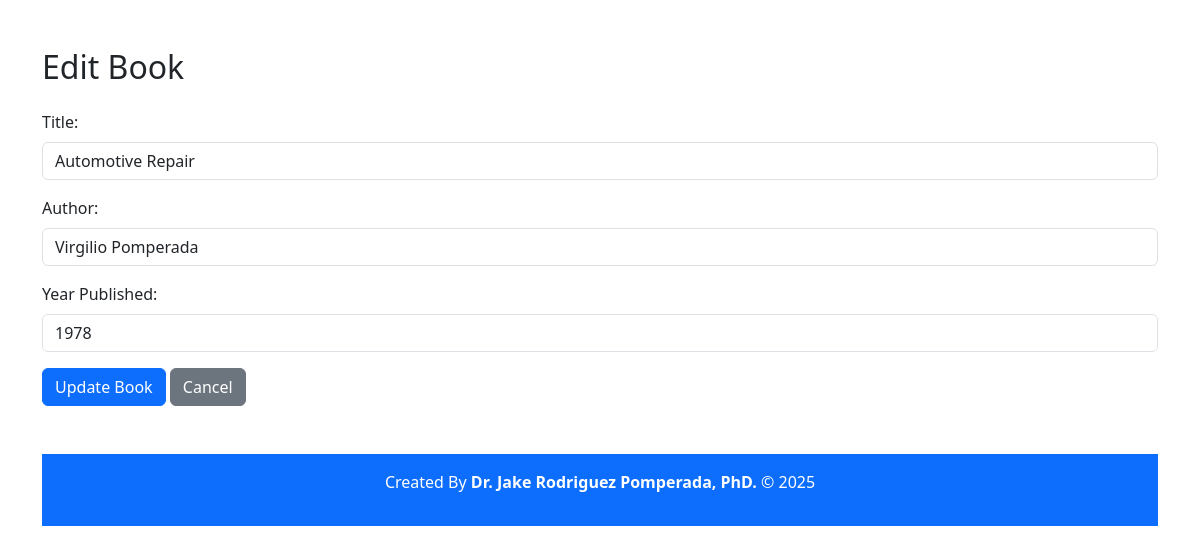
Screenshot of /edit.php?id=8 with the database file from the repository.
### tables this page shows
CREATE TABLE `books` (
  `id` int(11) NOT NULL,
  `title` varchar(255) NOT NULL,
  `author` varchar(255) NOT NULL,
  `published_year` int(11) NOT NULL
);

### database.php (called while the page is built, shortened)
<?php
class Database
{
    private $host = "localhost";
    private $dbname = "library_db";
    private $username = "root";
    private $password = "";
    public function __construct()
    {
        try {
            $this->conn = new PDO("mysql:host=$this->host;dbname=$this->dbname",
                $this->username, $this->password);
        } catch (PDOException $e) {
            die("Connection failed: " . $e->getMessage());
        }
    }
}

### book.php (called while the page is built, shortened)
<?php
require_once "Database.php";
class Book
{
    private $db;
    public function __construct()
    {
        $this->db = new Database();
    }
    public function getBookById($id)
    {
        $stmt = $this->db->conn->prepare("SELECT * FROM books WHERE id = ?");
        $stmt->execute([$id]);
        return $stmt->fetch(PDO::FETCH_ASSOC);
    }
}

### edit.php (the view, shortened to what this page needs)
<?php
require_once "Book.php";
$book = new Book();
$id = $_GET['id'];
$bookDetails = $book->getBookById($id);
?>
<!DOCTYPE html>
<html lang="en">
<head>
    <link rel="stylesheet" href="https://cdn.jsdelivr.net/npm/bootstrap@5.3.0/dist/css/bootstrap.min.css">
</head>
<body class="container mt-5">
<h2 class="mb-4">Edit Book</h2>
<form method="POST">
    <div class="mb-3">
        <label class="form-label">Title:</label>
        <input type="text" name="title" class="form-control" value="<?= htmlspecialchars($bookDetails['title']) ?>" required>
    </div>
    <div class="mb-3">
        <label class="form-label">Author:</label>
        <input type="text" name="author" class="form-control" value="<?= htmlspecialchars($bookDetails['author']) ?>" required>
    </div>
    <div class="mb-3">
        <label class="form-label">Year Published:</label>
        <input type="number" name="year" class="form-control" value="<?= htmlspecialchars($bookDetails['published_year']) ?>" required>
    </div>
    <button type="submit" class="btn btn-primary">Update Book</button>
    <a href="index.php" class="btn btn-secondary">Cancel</a>
</form>
<footer class="text-center p-3 bg-primary text-white mt-5">
    <p>Created By <strong>Dr. Jake Rodriguez Pomperada, PhD.</strong> &copy; 2025</p>
</footer>
</body>
</html>

### rows the page displays
books: title "Automotive Repair", author "Virgilio Pomperada", year "1978"
